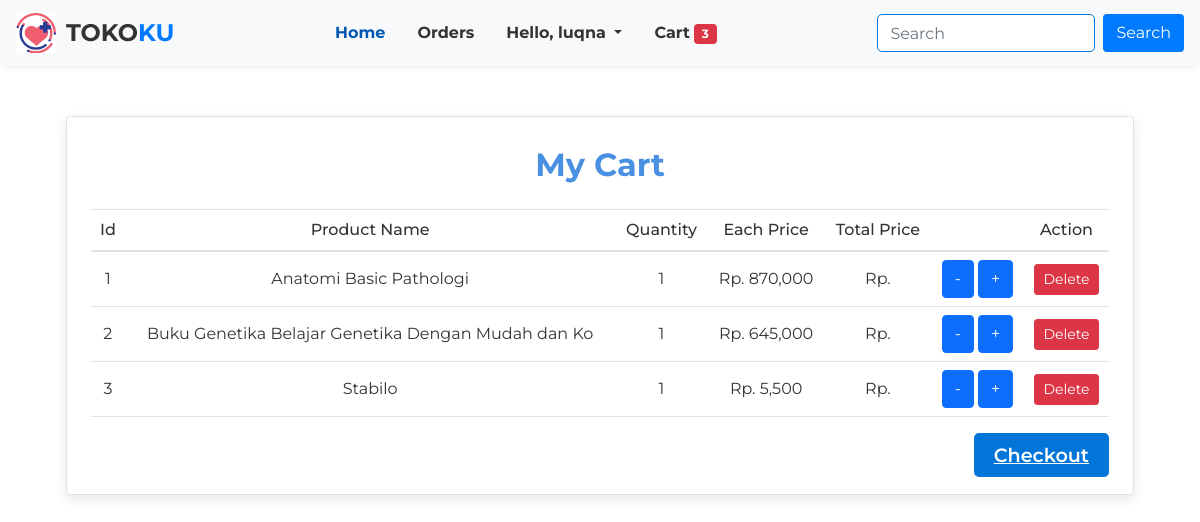
Page /show_cart (signed in) on the earlier database version.
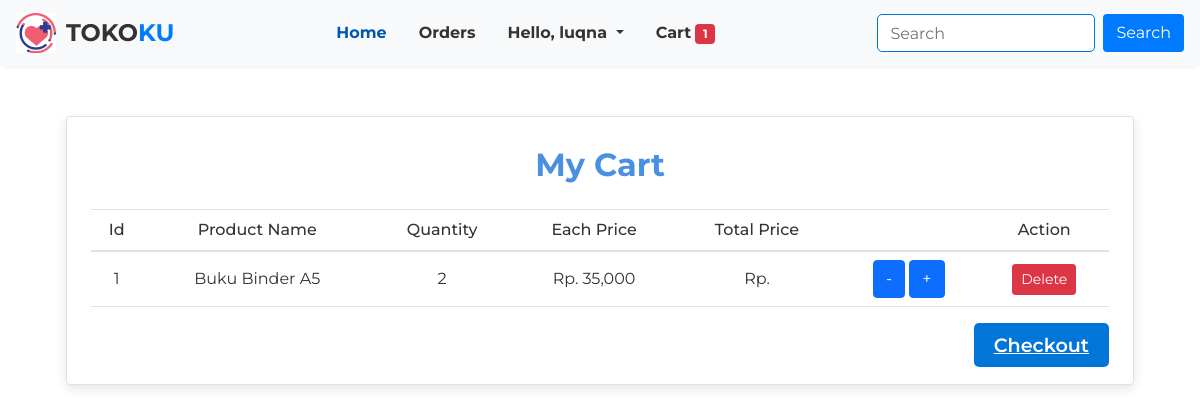
Same page on the later database version.
### store/models/cart.py (models this page shows)
class Cart(models.Model):
    username = models.CharField(max_length=255)
    password = models.CharField(max_length=255)
    product = models.ForeignKey(Product, on_delete=models.CASCADE)
    image = models.ImageField(null=True, blank=True)
    quantity = models.PositiveIntegerField(default=1)
    price = models.IntegerField(default=0)

### store/models/product.py (models this page shows, shortened)
class Product(models.Model):
    name = models.CharField(max_length=50)
    price = models.IntegerField(default=0)
    category = models.ForeignKey(Category, on_delete=models.CASCADE, default=1)
    description = models.CharField(max_length=200, default='', blank=True, null=True)
    image = models.ImageField(upload_to='upload/products/')

### store/views.py (the view)
# urls.py: path('show_cart', views.show_cart, name='show_cart'),
def show_cart(request):
    totalitem = 0
    if request.session.has_key('username'):
        username = request.session['username']
        totalitem = len(Cart.objects.filter(username=username))
        customer = Customer.objects.filter(username=username)
        for c in customer:
            username=c.username
            cart = Cart.objects.filter(username=username)
            data = {
                'username': username,
                'totalitem': totalitem,
                'cart': cart
            }
            if cart:
                return render(request, 'show_cart.html',data)
            else:
                return render(request, 'empty_cart.html',data)

### store/templates/show_cart.html (shortened to what this page needs)
{% extends 'base.html' %} {% load static %} {% load humanize %} {% block title %} My Cart {% endblock title %} {% block content %}
<div class="container">
  <div class="cart-table border rounded p-4 m-4">
    <p class="cart-header">My Cart</p>
    <table class="table">
      <thead>
        <tr>
          <th>Id</th>
          <th>Product Name</th>
          <th>Quantity</th>
          <th>Each Price</th>
          <th>Total Price</th>
          <th></th>
          <th>Action</th>
        </tr>
      </thead>
      <tbody>
        {% for cart in cart %}
        <tr id="cart-item-{{cart.product.id}}">
          <td>{{forloop.counter}}</td>
          <td>{{cart.product.name}}</td>
          <td id="quantity-{{cart.product.id}}">{{cart.quantity}}</td>
          <td>Rp. {{ cart.product.price|intcomma }}</td>
          <td>Rp. <span id="total-price-{{cart.product.id}}"> {{ cart.product.price|intcomma|floatformat:0 }} </span></td>
          <td>
            <input type="button" pid="{{cart.product.id}}" class="minus-cart btn btn-primary" value="-" />
            <input type="button" pid="{{cart.product.id}}" class="plus-cart btn btn-primary" value="+" />
          </td>
          <td>
            <input type="button" pid="{{cart.product.id}}" class="btn btn-danger btn-sm remove-cart" value="Delete" />
          </td>
        </tr>
        {% endfor %}
      </tbody>
    </table>
    <div class="text-right mt-4">
      <a href="#" data-bs-toggle="modal" data-bs-target="#exampleModal" class="checkout-btn">Checkout</a>
    </div>
  </div>
</div>
<link href="https://cdn.jsdelivr.net/npm/bootstrap@5.1.3/dist/css/bootstrap.min.css" rel="stylesheet" />
{% endblock %}

### store/templates/base.html (shortened to what this page needs)
<!DOCTYPE html>
<html lang="en">
  {% load static %}
  <head>
    <link rel="stylesheet" href="https://cdn.jsdelivr.net/npm/bootstrap@4.6.1/dist/css/bootstrap.min.css" />
  </head>
  <body>
    <nav class="navbar navbar-expand-lg navbar-light">
      <a class="navbar-brand" href="/">
        <img src="{% static 'images/logo_new.png' %}" alt="Logo" />
        <div class="brand-text">TOKO<span>KU</span></div>
      </a>
      <div class="collapse navbar-collapse" id="navbarNav">
        <ul class="navbar-nav">
          <li class="nav-item active">
            <a class="nav-link" href="/">Home</a>
          </li>
          {% if request.session %}
          <li class="nav-item">
            <a class="nav-link" href="/order/">Orders</a>
          </li>
          <li class="nav-item dropdown">
            <a class="nav-link dropdown-toggle" href="#" id="navbarDropdown" role="button" data-toggle="dropdown" aria-haspopup="true" aria-expanded="false"> Hello, {{username}} </a>
          </li>
          <li class="nav-item">
            <a class="nav-link" href="/show_cart">Cart<span class="badge badge-danger ml-1">{{totalitem}}</span></a>
          </li>
          {% endif %}
        </ul>
        <form class="form-inline ml-auto" action="/search">
          <input class="form-control mr-2" type="search" placeholder="Search" aria-label="Search" name="query" />
          <button class="btn btn-search" type="submit">Search</button>
        </form>
      </div>
    </nav>
    {% block content %} {% endblock %}
  </body>
</html>

Differences in the rows shown:
removed Cart: product.name "Anatomi Basic Pathologi", quantity "1", product.price "870,000"
removed Cart: product.name "Buku Genetika Belajar Genetika Dengan Mudah dan Ko", quantity "1", product.price "645,000"
removed Cart: product.name "Stabilo", quantity "1", product.price "5,500"
added Cart: product.name "Buku Binder A5", quantity "2", product.price "35,000"
Other differences:
{{ totalitem }}: "3" → "1"
